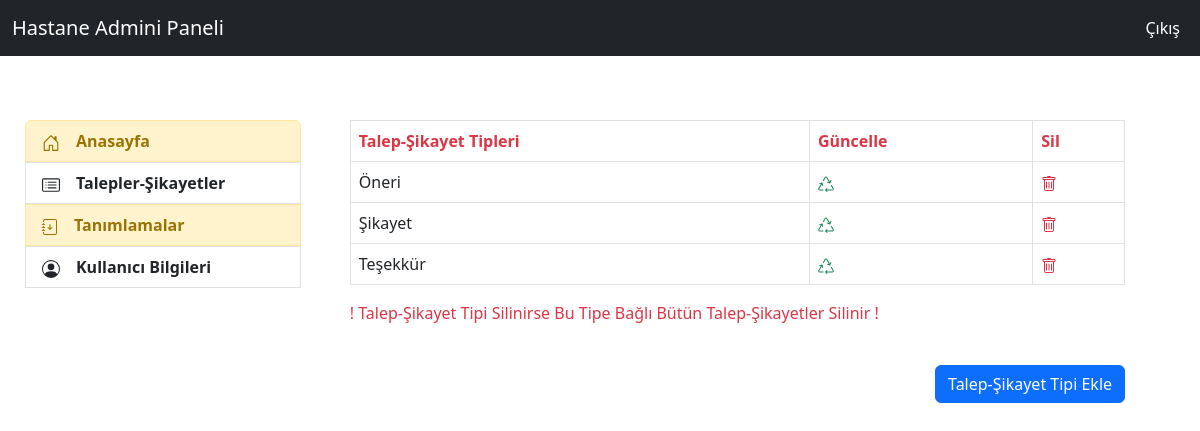
The app's page /feedbacks/feedback_type (signed in) with its own data.
### feedback/models.py (models this page shows)
class FeedbackType(models.Model):
    idcompany= models.ForeignKey(Company,on_delete=models.CASCADE,verbose_name="f_type_company")
    name = models.CharField(max_length=8,verbose_name="Talep-Şikayet Tipi")
    status = models.CharField(max_length=6,verbose_name="Durum",choices=status_choices)
    def __str__(self):
        return self.name

### feedback/views.py (the view)
# urls.py: path('feedback_type',views.feedback_type,name="feedback_type"),
@login_required(login_url="user:login")
def feedback_type(request):
    k_user = request.user
    d_user = UserAddProfile.objects.filter(user=k_user).first()
    company_id = d_user.user_company
    feedback_types = FeedbackType.objects.filter(idcompany=company_id)
    form = FeedbackTypeForm(request.POST or None)
    context={
        "feedback_types":feedback_types,
        "form":form
    }
    if form.is_valid():
        f_type = form.save(commit=False)
        f_type.idcompany = company_id
        f_type.save()
        messages.success(request,"Talep-Şikayet Tipi Oluşturuldu")
        return redirect("feedback:feedback_type")
    return render(request,"admin/feedback_type.html",context)

### templates/admin/feedback_type.html (shortened to what this page needs)
{% extends "admin/layout.html" %}
{% block content %}
{% if feedback_types %}
{% load crispy_forms_tags %}
<table class="table table-bordered">
  <thead>
    <tr>
      <th scope="col" class="text-danger">Talep-Şikayet Tipleri</th>
      <th scope="col" class="text-danger">Güncelle</th>
      <th scope="col" class="text-danger">Sil</th>
    </tr>
  </thead>
  <tbody>
  {% for feedback_type in feedback_types %}
        <tr>
            <td>{{feedback_type}}</td>
            <td><a class="text-success" href="{% url 'feedback:feedback_type_update' feedback_type.id %}">
            </a></td>
            <td><a class="text-danger" href="{% url 'feedback:feedback_type_delete' feedback_type.id %}">
            </a></td>
        </tr>
  {% endfor %}
  </tbody>
</table>
<p class="text-danger">! Talep-Şikayet Tipi Silinirse Bu Tipe Bağlı Bütün Talep-Şikayetler Silinir !</p><br>
<div class="d-flex justify-content-end ">
    <div class="col-example">
        <button class="btn btn-primary" type="button" data-bs-toggle="collapse" data-bs-target="#collapseExampleTypeAdd" aria-expanded="false" aria-controls="collapseExample">
        Talep-Şikayet Tipi Ekle</button>
    </div>
</div><br>
<br>
{% else %}
    {% load crispy_forms_tags %}
{% endif %}
{% endblock  %}

### records on screen
FeedbackType: name "Öneri"
FeedbackType: name "Şikayet"
FeedbackType: name "Teşekkür"
